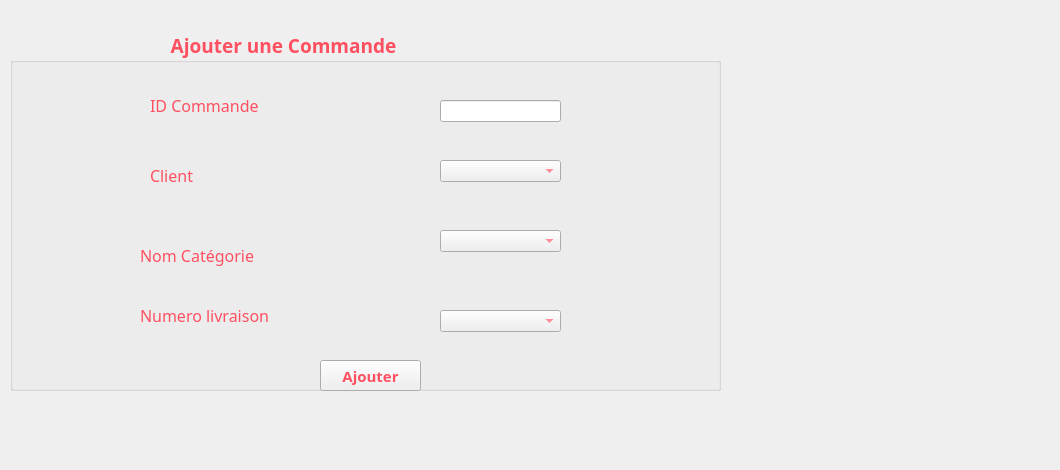
     <widget class="QWidget" name="tab_8">
      <attribute name="title">
       <string>Ajouter</string>
      </attribute>
      <widget class="QGroupBox" name="groupBox_4">
       <property name="geometry">
        <rect>
         <x>10</x>
         <y>30</y>
         <width>711</width>
         <height>361</height>
        </rect>
       </property>
       <property name="font">
        <font>
         <family>Lucida Calligraphy</family>
         <pointsize>14</pointsize>
         <weight>75</weight>
         <bold>true</bold>
        </font>
       </property>
       <property name="styleSheet">
        <string notr="true">color: rgb(255, 80, 97);
</string>
       </property>
       <property name="title">
        <string>                                Ajouter une Commande</string>
       </property>
       <widget class="QLabel" name="label_28">
        <property name="geometry">
         <rect>
          <x>140</x>
          <y>130</y>
          <width>171</width>
          <height>31</height>
         </rect>
        </property>
        <property name="font">
         <font>
          <family>Lucida Calligraphy</family>
          <pointsize>12</pointsize>
         </font>
        </property>
        <property name="text">
         <string>Client</string>
        </property>
       </widget>
       <widget class="QLabel" name="label_33">
        <property name="geometry">
         <rect>
          <x>140</x>
          <y>60</y>
          <width>171</width>
          <height>31</height>
         </rect>
        </property>
        <property name="font">
         <font>
          <family>Lucida Calligraphy</family>
          <pointsize>12</pointsize>
         </font>
        </property>
        <property name="text">
         <string>ID Commande</string>
        </property>
       </widget>
       <widget class="QLabel" name="label_34">
        <property name="geometry">
         <rect>
          <x>130</x>
          <y>210</y>
          <width>171</width>
          <height>31</height>
         </rect>
        </property>
        <property name="font">
         <font>
          <family>Lucida Calligraphy</family>
          <pointsize>12</pointsize>
         </font>
        </property>
        <property name="text">
         <string>Nom Catégorie</string>
        </property>
       </widget>
       <widget class="QPushButton" name="pushButton_4">
        <property name="geometry">
         <rect>
          <x>310</x>
          <y>330</y>
          <width>101</width>
          <height>31</height>
         </rect>
        </property>
        <property name="font">
         <font>
          <family>Lucida Calligraphy</family>
          <pointsize>11</pointsize>
          <weight>75</weight>
          <bold>true</bold>
         </font>
        </property>
        <property name="styleSheet">
         <string notr="true">color: rgb(255, 80, 97);
background-image:rgb(255, 170, 255)</string>
        </property>
        <property name="text">
         <string>Ajouter</string>
        </property>
       </widget>
       <widget class="QLabel" name="label_37">
        <property name="geometry">
         <rect>
          <x>130</x>
          <y>270</y>
          <width>201</width>
          <height>31</height>
         </rect>
        </property>
        <property name="font">
         <font>
          <family>Lucida Calligraphy</family>
          <pointsize>12</pointsize>
         </font>
        </property>
        <property name="text">
         <string>Numero livraison</string>
        </property>
       </widget>
       <widget class="QLineEdit" name="lineEdit_5">
        <property name="geometry">
         <rect>
          <x>430</x>
          <y>70</y>
          <width>121</width>
          <height>22</height>
         </rect>
        </property>
        <property name="maxLength">
         <number>5</number>
        </property>
       </widget>
       <widget class="QComboBox" name="comboLiv">
        <property name="geometry">
         <rect>
          <x>430</x>
          <y>280</y>
          <width>121</width>
          <height>22</height>
         </rect>
        </property>
       </widget>
       <widget class="QComboBox" name="comboClient">
        <property name="geometry">
         <rect>
          <x>430</x>
          <y>130</y>
          <width>121</width>
          <height>22</height>
         </rect>
        </property>
       </widget>
       <widget class="QComboBox" name="comboCat">
        <property name="geometry">
         <rect>
          <x>430</x>
          <y>200</y>
          <width>121</width>
          <height>22</height>
         </rect>
        </property>
       </widget>
      </widget>
      <widget class="QLabel" name="label_2">
       <property name="geometry">
        <rect>
         <x>-110</x>
         <y>0</y>
         <width>1051</width>
         <height>441</height>
        </rect>
       </property>
       <property name="styleSheet">
        <string notr="true">background-image:url(:/Alinka-Shemeluyk_Sweets_YkxmSWdYdw.jpg)</string>
       </property>
       <property name="text">
        <string/>
       </property>
       <property name="pixmap">
        <pixmap>../../../../../../../../../../resources/Cupcake_Roses_Pearl_Cake_Pink_color_514470_1280x853.jpg</pixmap>
       </property>
      </widget>
      <widget class="QLabel" name="label_12">
       <property name="geometry">
        <rect>
         <x>20</x>
         <y>20</y>
         <width>47</width>
         <height>61</height>
        </rect>
       </property>
       <property name="text">
        <string/>
       </property>
      </widget>
      <widget class="QLabel" name="label_3">
       <property name="geometry">
        <rect>
         <x>0</x>
         <y>0</y>
         <width>841</width>
         <height>461</height>
        </rect>
       </property>
       <property name="text">
        <string/>
       </property>
       <property name="pixmap">
        <pixmap>../../Pictures/i/Alinka-Shemeluyk_Sweets_YkxmSWdYdw.jpg</pixmap>
       </property>
      </widget>
      <zorder>label_3</zorder>
      <zorder>label_2</zorder>
      <zorder>groupBox_4</zorder>
      <zorder>label_12</zorder>
     </widget>
